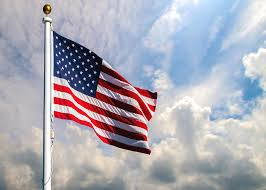
#> input picture sample_image.jpg, 266 x 190 px
$ jupyter execute calculate_similarity.ipynb
#> lines starting #> are read from the running program, lines starting #| are printed output that depends on the picture; long printed decimals are rounded
[cell 1]
import numpy as np
import matplotlib.pyplot as plt
import matplotlib.image as mpimg

[cell 2]
img_origin = mpimg.imread("sample_image.jpg")
#> img_origin is the input picture: shape (190, 266, 3); mean R, G, B 172.2, 171.3, 181.5
plt.axis("off")
plt.imshow(img_origin)

## Problem

### Same image but different brightness

[cell 3]
a, b = 0.05, 0.02
img_transform = img_origin * a - b

[cell 4]
_, axes = plt.subplots(1, 2, figsize = (10, 10))
axes = axes.flatten()
for name, img, ax in zip(["Original image", "Transformed image"], [img_origin, img_transform], axes):
    ax.imshow(img)
    ax.axis("off")
    ax.set_title(name)
#> this loop made 2 passes
#> name on passes 1 to 2: 'Original image', 'Transformed image'

plt.show()
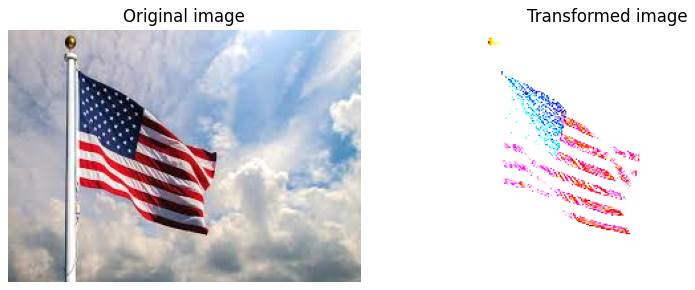
#> figure drawn by matplotlib, 2 panels

[cell 5]
mse = ((img_origin - img_transform) ** 2).sum()
#> mse = 4.56e+09
print(mse)
#| 4564031090.616

### Solving problem by using cosine similarity

[cell 6]
a, b = 0.05, 0.02
img_transform = img_origin * a - b

_, axs = plt.subplots(1, 2, figsize=(8, 8))
axs = axs.flatten()
for name, img, ax in zip(["image_origin", "image_tranform"], [img_origin, img_transform], axs):
    ax.imshow(img)
    ax.set_title(name)
#> this loop made 2 passes
plt.show()
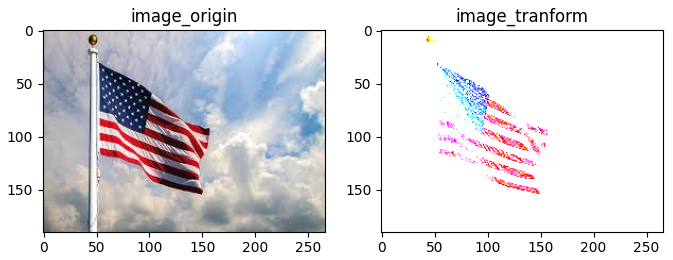
#> figure drawn by matplotlib, 2 panels

[cell 7]
def normalize(x, axis = None):
    return np.sqrt(np.sum(x ** 2, axis = axis, keepdims = True))

[cell 8]
norm_img_origin = img_origin / normalize(img_origin, axis = (0, 1))
norm_img_transform = img_transform / normalize(img_transform, axis = (0, 1))

[cell 9]
np.abs(norm_img_origin - norm_img_transform).sum()
#> Out = 10587.7
